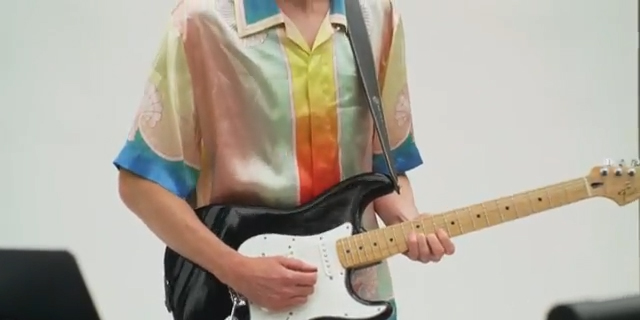
#> input picture images/LF000.jpg, 640 x 320 px; its folder holds 4 pictures in this run
$ jupyter execute --allow-errors tp2.ipynb   (shell and % lines are left out)
#> lines starting #> are read from the running program, lines starting #| are printed output that depends on the picture
Tom Genlis
# TP2 - CVID

[cell 1]
import numpy as np
import matplotlib.pyplot as plt

# Read images
from matplotlib import image

# Customs matplotlib colors
from matplotlib import colors

# Read files from a directory
import glob

# Prints a neat progress bar
from tqdm.notebook import trange, tqdm

# Retina (high pixel density) plot display

[cell 2]
# Load the images from the directory and normalize them
images = []
for filename in glob.glob('images/*.jpg'):
    images.append(np.asarray(image.imread(filename)) / 255)

[cell 3]
def rgb2gray(rgb):
    """
    Convert an RGB image to grayscale approximating human eye perception of colors
    """
    r, g, b = rgb[:,:,0], rgb[:,:,1], rgb[:,:,2]
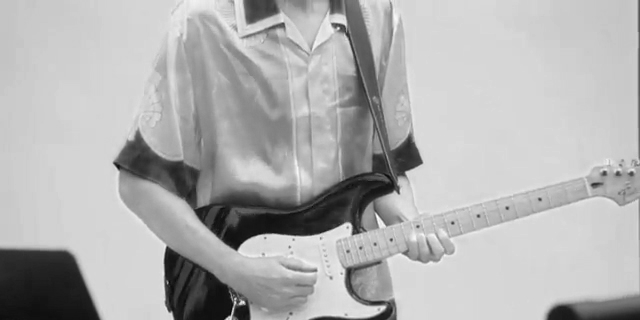
#> r: shape (320, 640) float64; min 0.0314, max 1, mean 0.693
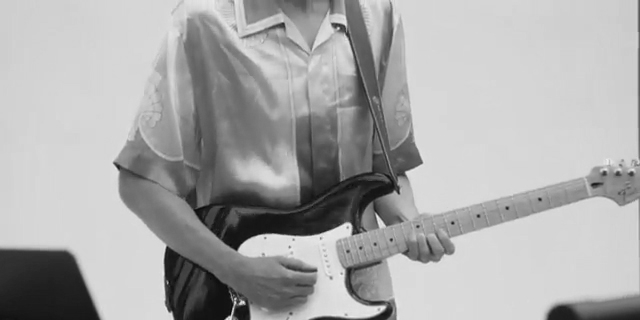
#> g: shape (320, 640) float64; min 0.0392, max 0.937, mean 0.666
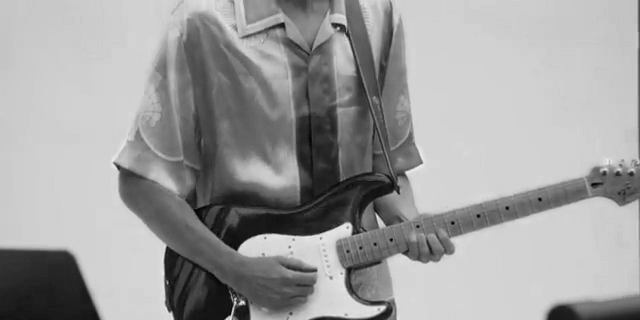
#> b: shape (320, 640) float64; min 0, max 0.937, mean 0.62
    gray = 0.2989 * r + 0.5870 * g + 0.1140 * b

    return gray

[cell 4]
# [29 lines left out: function plot_motion_vectors, not called in this run]

[cell 5]
# [29 lines left out: function plot_images_motion_vectors, not called in this run]

(A) Au TP1, vous avez réalisé de l’estimation de mouvement de type forward
par blocs entre F1 et F2. Procédez maintenant à de l’estimation backward par
blocs entre F1 et F2.
Note : c’est désormais F2 que l’on décompose en blocs et non pas F1.

[cell 6]
def bma_block(frame1, frame2, block_size, search_range):
    """
    Calculate the motion vector matrix using the BMA algorithm
    """

    # Gray the frames to get intensity images (human eye gray)
    frame1 = rgb2gray(frame1)
    frame2 = rgb2gray(frame2)
#> in rgb2gray (call 2), `r, g, b = rgb[:,:,0], rgb[:,:,1], rgb[:,:,2]`:
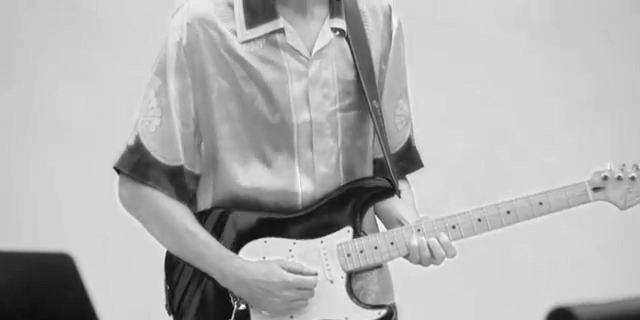
#> r: shape (320, 640) float64; min 0.00392, max 1, mean 0.697
#> in rgb2gray (call 2), `r, g, b = rgb[:,:,0], rgb[:,:,1], rgb[:,:,2]`:
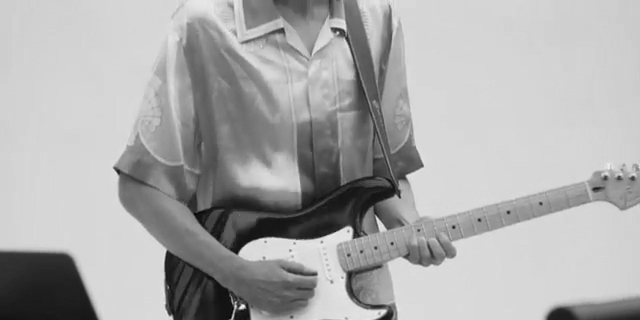
#> g: shape (320, 640) float64; min 0.0118, max 0.988, mean 0.67
#> in rgb2gray (call 2), `r, g, b = rgb[:,:,0], rgb[:,:,1], rgb[:,:,2]`:
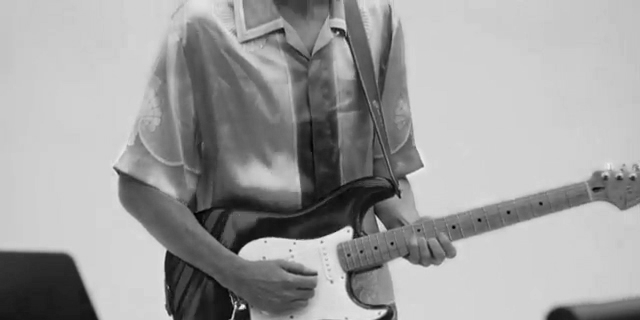
#> b: shape (320, 640) float64; min 0, max 0.976, mean 0.624

    # Ignore borders of the image to avoid border cases
    hpad = block_size // 2 + search_range
    wpad = block_size // 2 + search_range

    # Calculate blocs per image size (constant across all frames)
    height, width = frame1.shape
#> height = 320; width = 640
    b_height, b_width = np.array(frame1.shape) // block_size

    # Vector field matrix
    vector_field = np.empty((b_height, b_width, 4), dtype=np.float32)
#> vector_field: shape (32, 64, 4) float32; 0.2% of the values are NaN or infinite; the others: min -3.39e+38, max 3.36e+38, mean nan

    # Iterate over each IP in the current frame
    for a in trange(b_height):
        for b in range(b_width):
            # Extract the current block (block around the center IP (i, j)) and avoid corners
            i, j = a * block_size, b * block_size
            current_block = frame2[i+hpad:i+hpad+block_size, j+wpad:j+wpad+block_size]

            # Initialize the error and motion vector for the window sliding block
            best_error = np.inf
            best_motion = None
            best_distance = np.inf

            # Iterate over each pixel in the search range (sliding window)
            # Max and min assure not to slide outside the image ranges
            for k in range(max(i-search_range, 0), min(i+search_range, height-block_size)):
                for l in range(max(j-search_range, 0), min(j+search_range, width-block_size)):
                    # Extract the window block from frame1
                    window_block = frame1[k+hpad:k+hpad+block_size, l+wpad:l+wpad+block_size]

                    # Calculate the mean absolute error between the current block (in frame 2)
                    # and the search block (sliding window block in frame 1) (power 1) (DFD)
                    try:
                        dfd = np.sum(np.abs(current_block - window_block))
                    except:
                        continue
                    error = dfd

                    # Calculate the euclidian distance between the current IP and the search IP
                    # In order to prioritize the closest IP if the error is equal
                    distance =  (k - i) ** 2 + (l - j) ** 2

                    # (If the current error is lower update the best error
                    # or if the current error is equal but the distance lower) then
                    # update the motion vector
                    if error < best_error or (error == best_error and distance < best_distance):
                        best_error = error
                        best_distance = distance
                        best_motion = np.array([k-i, l-j, i, j], dtype=np.float32)

            # Store the best motion vector for the current IP (at the center of the block)
            # in the vector field
            vector_field[a, b] = best_motion
#> call 2 of bma_block, with block_size = 10, search_range = 3
#> in bma_block (call 2), `vector_field = np.empty((b_height, b_width, 4), dtype=np.float32)`:
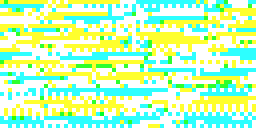
#> vector_field: shape (32, 64, 4) float32 (shown 4 times larger); mean of channels 0, 1, 2, 3 -inf, 7.5e-37, -inf, 2.32e-41; drawn with min black and max white
#> in bma_block (call 3), `vector_field = np.empty((b_height, b_width, 4), dtype=np.float32)`: vector_field: shape (64, 128, 4) float32; 0.01% of the values are NaN or infinite; the others: min -3.25e+38, max 2.54e+38, mean nan

    return vector_field

[cell 7]
def bma_imgs(i, j, block_size, search_range):
    vectors = bma_block(images[i], images[j], block_size, search_range)

    # scaled up the vectors by 3 to be able to see them easily
    plot_motion_vectors(vectors, images[i], block_size * 2, 1, 3)
    plot_images_motion_vectors(vectors, images[i].shape)

#> (a cell that did not finish here is left out)

(B) Sachant que l’on va vouloir reconstruire la frame F2 à partir de F1,
pourquoi a-t-on donc fait de la ME backward et pas de la ME forward ? Que
se serait-il passé sinon ? (pensez à quels artéfacts visuels on aurait obtenu)

*Nous voulons faire de la Motion Estimation backward car nous voulons reconstruire F2 à partir de F1. Si nous avions fait de la ME forward, nous aurions reconstruit F1 à partir de F2. Cela aurait donné des artéfacts visuels de type ghosting.*

(C) Reconstruisez l’image F2 à partir de vos vecteurs de mouvements et de
F1.

[cell 9]
# [30 lines left out: function reconstruct_frame2, not called in this run]

[cell 10]
def reconstructions_imgs(i, j, block_size, search_range):
    vectors = bma_block(images[i], images[j], block_size, search_range)

    reconstructed_img = reconstruct_frame2(images[i], vectors, block_size)
    plt.figure(figsize=(20, 20))
    plt.imshow(reconstructed_img)
    plt.show()

    return reconstructed_img

#> (a cell that did not finish here is left out)

[cell 12]
plt.figure(figsize=(20, 20))
#> (the rest of this cell did not finish here and is left out)

[cell 13]
def frame_error(predicted_frame, real_frame):
    # Calculate the SNR
    return 10 * np.log10(np.sum(real_frame ** 2) \
                         / np.sum((real_frame - predicted_frame) ** 2))

[cell 14]
print(frame_error(images[0], images[1]))
#> (the rest of this cell did not finish here and is left out)

[cell 15]
def frame_error_mse(predicted_frame, real_frame):
    # Calculate the MSE
    return np.sum((real_frame - predicted_frame) ** 2) \
        / (real_frame.shape[0] * real_frame.shape[1])

Quelle est la MSE de reconstruction ?

[cell 16]
print(frame_error_mse(images[0], images[1]))
#> (the rest of this cell did not finish here and is left out)

(D) Supposant que l’on n’aura plus accès à F2, quelles sont les 3 données
”classiques” (en plus du paramètres de taille de bloc) dont on a besoin pour la
reconstruire de façon parfaite en compensation de mouvement ?
*Il nous faut les vecteurs de mouvement, la MSE de reconstruction et la frame de référence F1.*

(E) Reconstruisez F2 à partir de ces 3 données. Quelle est désormais la MSE
de reconstruction ?

[cell 17]
import numpy as np

# [30 lines left out: function reconstruct_frame2_with_residual, not called in this run]

[cell 18]
# [16 lines left out: function calculate_residual, not called in this run]

[cell 19]
def reconstructions_imgs(i, j, block_size, search_range):
    vectors = bma_block(images[i], images[j], block_size, search_range)
    predicted = reconstruct_frame2(images[i], vectors, block_size)
    residual = calculate_residual(predicted, images[j])

    reconstructed_img =\
          reconstruct_frame2_with_residual(images[i], vectors, residual, block_size)
    plt.figure(figsize=(20, 20))
    plt.imshow(reconstructed_img)
    plt.show()

    return reconstructed_img

#> (a cell that did not finish here is left out)

[cell 21]
print(frame_error_mse(images[0], images[1]))
#> (the rest of this cell did not finish here and is left out)

[cell 22]
plt.figure(figsize=(20, 20))
plt.imshow(images[0] - images[1], cmap='gray')
plt.show()
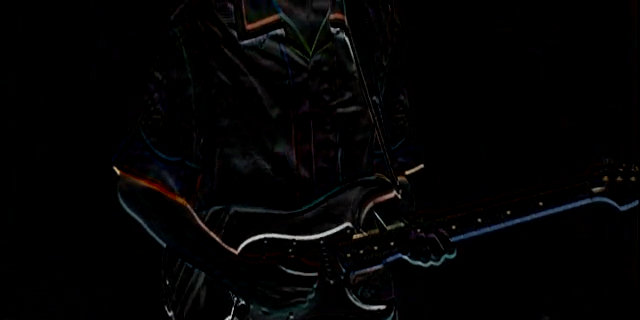
#> shown: shape (320, 640, 3) float64; mean R, G, B 0.0145, 0.014, 0.0149

#> (the rest of this cell did not finish here and is left out)

(F) Expliquez quelles données on peut coder avec perte pour garder une qualité de reconstruction de F1 et F2 ”correcte”. Justifiez vos explications par des images de rendus

*On peut coder avec perte les vecteurs de mouvement et le résidu. Ils peuvent être quantifiés en réduisant leur précision (ex : float64 -> int8). Cela peut être réalisé en les arrondissant à des valeurs plus grossières.*

[cell 23]
import pandas as pd
def reconstructions_imgs_2(i, j, block_size, search_range):
    vectors = bma_block(images[i], images[j], block_size, search_range)
